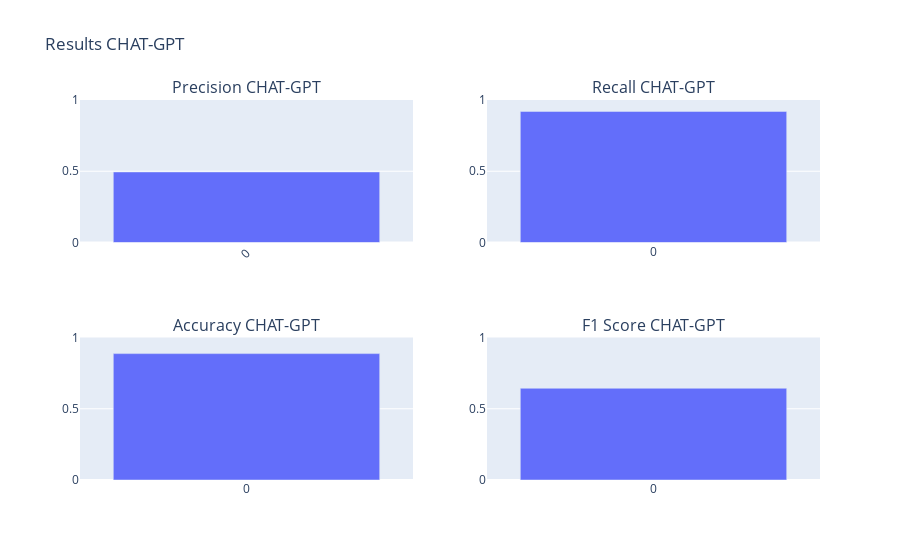

The notebook cell saved with this chart:
### Markdown cell above
### Whole val split

### Code cell
folder = "data/results/chat_gpt/"
files = get_json_files(folder)

# exclude 
files = [f for f in files if f != "2023-04-24 16:08:16.804316_simple_promt.json"]

results_cg = calculate_results(files, folder, model_name="CHAT-GPT")
create_chart(results_cg)

### Figure 1 — Plotly figure (JSON) as saved in the notebook; plotly's stock layout.template omitted (floating-point values rounded to 4 significant figures)
{"data": [{"alignmentgroup": "True", "hovertemplate": "Index=%{x}<br>Accuracy=%{y}<extra></extra>", "legendgroup": "", "marker": {"color": "#636efa", "pattern": {"shape": ""}}, "name": "", "offsetgroup": "", "orientation": "v", "showlegend": false, "textposition": "auto", "type": "bar", "x": ["0"], "xaxis": "x3", "y": [0.8869], "yaxis": "y3"}, {"alignmentgroup": "True", "hovertemplate": "Index=%{x}<br>Precision=%{y}<extra></extra>", "legendgroup": "", "marker": {"color": "#636efa", "pattern": {"shape": ""}}, "name": "", "offsetgroup": "", "orientation": "v", "showlegend": false, "textposition": "auto", "type": "bar", "x": ["0"], "xaxis": "x", "y": [0.4952], "yaxis": "y"}, {"alignmentgroup": "True", "hovertemplate": "Index=%{x}<br>Recall=%{y}<extra></extra>", "legendgroup": "", "marker": {"color": "#636efa", "pattern": {"shape": ""}}, "name": "", "offsetgroup": "", "orientation": "v", "showlegend": false, "textposition": "auto", "type": "bar", "x": ["0"], "xaxis": "x2", "y": [0.92], "yaxis": "y2"}, {"alignmentgroup": "True", "hovertemplate": "Index=%{x}<br>F1 Score=%{y}<extra></extra>", "legendgroup": "", "marker": {"color": "#636efa", "pattern": {"shape": ""}}, "name": "", "offsetgroup": "", "orientation": "v", "showlegend": false, "textposition": "auto", "type": "bar", "x": ["0"], "xaxis": "x4", "y": [0.6438], "yaxis": "y4"}], "layout": {"annotations": [{"font": {"size": 16}, "showarrow": false, "text": "Precision CHAT-GPT", "x": 0.225, "xanchor": "center", "xref": "paper", "y": 1, "yanchor": "bottom", "yref": "paper"}, {"font": {"size": 16}, "showarrow": false, "text": "Recall CHAT-GPT", "x": 0.775, "xanchor": "center", "xref": "paper", "y": 1, "yanchor": "bottom", "yref": "paper"}, {"font": {"size": 16}, "showarrow": false, "text": "Accuracy CHAT-GPT", "x": 0.225, "xanchor": "center", "xref": "paper", "y": 0.375, "yanchor": "bottom", "yref": "paper"}, {"font": {"size": 16}, "showarrow": false, "text": "F1 Score CHAT-GPT", "x": 0.775, "xanchor": "center", "xref": "paper", "y": 0.375, "yanchor": "bottom", "yref": "paper"}], "title": {"text": "Results CHAT-GPT"}, "xaxis": {"anchor": "y", "domain": [0, 0.45], "tickangle": -45}, "xaxis2": {"anchor": "y2", "domain": [0.55, 1]}, "xaxis3": {"anchor": "y3", "domain": [0, 0.45]}, "xaxis4": {"anchor": "y4", "domain": [0.55, 1]}, "yaxis": {"anchor": "x", "domain": [0.625, 1], "range": [0, 1]}, "yaxis2": {"anchor": "x2", "domain": [0.625, 1], "range": [0, 1]}, "yaxis3": {"anchor": "x3", "domain": [0, 0.375], "range": [0, 1]}, "yaxis4": {"anchor": "x4", "domain": [0, 0.375], "range": [0, 1]}}}
